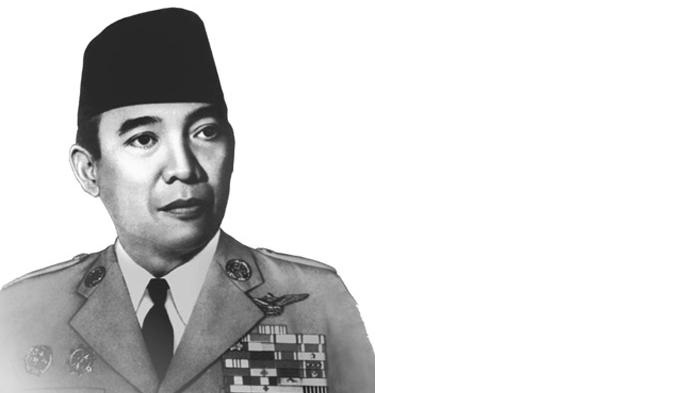
#> input picture pract-2/soekarno.jpg, 700 x 393 px
$ jupyter execute --allow-errors index-LKP.ipynb
#> lines starting #> are read from the running program, lines starting #| are printed output that depends on the picture
[cell 1]
import numpy as np
import cv2 as cv

img_karno  = cv.imread('soekarno.jpg', cv.IMREAD_GRAYSCALE)
#> img_karno is the input picture: shape (393, 700); min 18, max 255, mean 216.2
img_hatta = cv.imread('hatta.jpg', cv.IMREAD_GRAYSCALE)
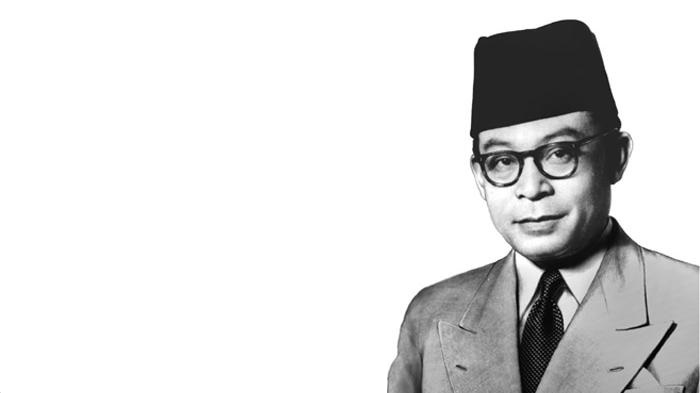
#> input picture pract-2/hatta.jpg, 700 x 393 px
#> img_hatta is the input picture: shape (393, 700); min 0, max 255, mean 221.2

cv.imshow('Soekarno', img_karno)
cv.imshow('Hatta', img_hatta)
cv.waitKey(0)
cv.destroyAllWindows()

[cell 2]
#image addition
import numpy as np
import cv2 as cv

img_karno  = cv.imread('soekarno.jpg')
img_hatta = cv.imread('hatta.jpg')

merge = cv.addWeighted(img_karno, 0.5, img_hatta, 0.5, 1)
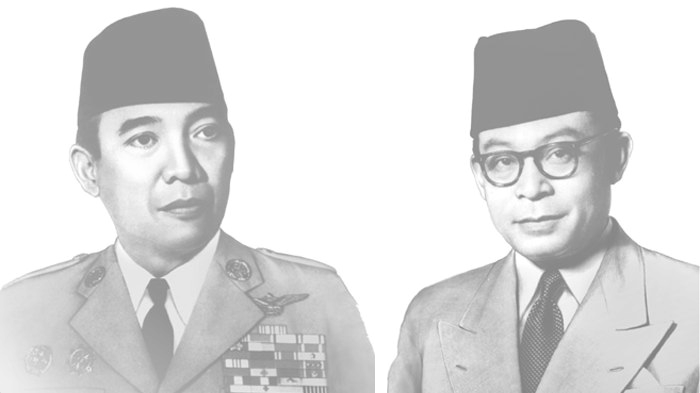
#> merge: shape (393, 700, 3); min 128, max 255, mean 219.3

cv.imshow('Merged Image', merge)
cv.waitKey(0)
cv.destroyAllWindows()

[cell 3]
#image substraction
import numpy as np
import cv2 as cv

img_karno  = cv.imread('soekarno.jpg', 1)
img_hatta = cv.imread('hatta.jpg', 1)

subt = cv.subtract(img_karno, img_hatta)
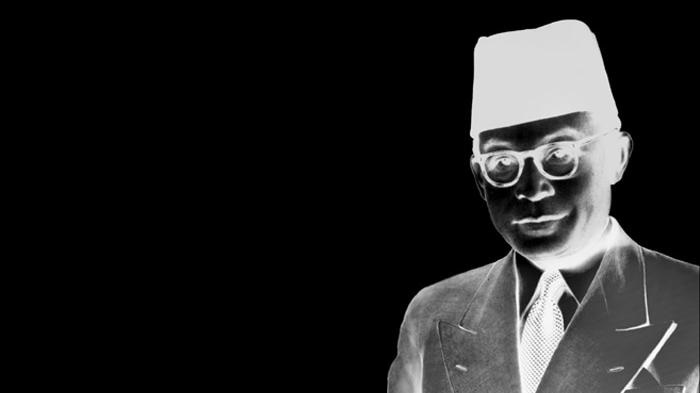
#> subt: shape (393, 700, 3); min 0, max 255, mean 33.8

cv.imshow('Subtracted Image', subt)
cv.waitKey(0)
cv.destroyAllWindows()
